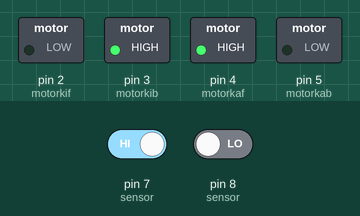
A sketch run on a simulated Arduino Uno, built with avr-gcc and run on an emulated ATmega328P. Shown: switched loads named in the sketch (green lamp = pin HIGH). The test bench sets the inputs (shaded band); at power-on: pin 7 (sensor) HIGH, pin 8 (sensor) LOW.

Above: at 1.2 s.
1.3 s: pin 7 (sensor) driven LOW
At 1.7 s:
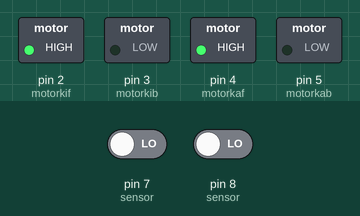
2.8 s: pin 8 (sensor) driven HIGH
At 4.0 s:
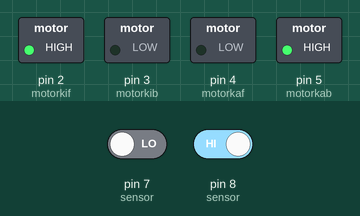
4.3 s: pin 7 (sensor) driven HIGH
At 5.2 s:
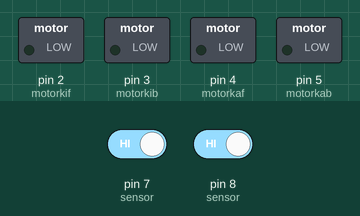
5.8 s: pin 8 (sensor) driven LOW
At 6.4 s:
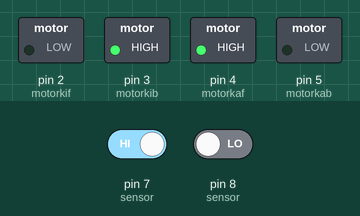
Timing chart, 0 to 8.3 s (numbered marks = the images above; inputs shaded):
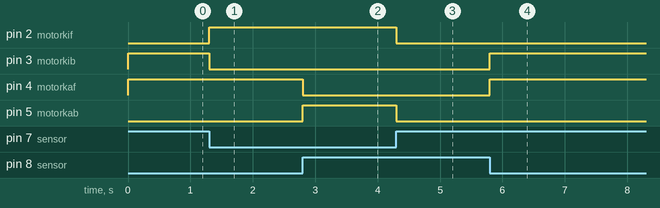

The sketch:

LineFollowerArduino.ino
```cpp
/*
 * Robot pengikut garis (line follower)
 * Pin 7 dan 8 adalah input sensor garis
 * Pin 2 dan 3 untuk drive motor kiri
 * Pin 4 dan 5 untuk drive motor kanan
 * dibuat oleh Nanang Asmara Nov 2015
 * free to use
 */

#define motorkif 2  //motor kiri maju
#define motorkib 3  //motor kiri mundur
#define motorkaf 4  //motor kanan maju
#define motorkab 5  //motor kanan mundur

void setup() {
//Menentukan mode untuk masing-masing pin
pinMode(motorkif,OUTPUT);
pinMode(motorkib,OUTPUT);
pinMode(motorkaf,OUTPUT);
pinMode(motorkab,OUTPUT);
pinMode(7,INPUT);
pinMode(8,INPUT);
}

void loop() {

int sensorki=digitalRead(7); //baca sensor kiri
int sensorka=digitalRead(8); //baca sensor kanan

if((sensorki==LOW) && (sensorka==LOW))
{
//kedua sensor tidak mengenai garis hitam
//gerak maju
digitalWrite(motorkaf,HIGH);
digitalWrite(motorkab,LOW);
digitalWrite(motorkif,HIGH);
digitalWrite(motorkib,LOW);
}

else if((sensorki==HIGH) && (sensorka==LOW))
{
//sensor kiri mendeteksi garis hitam
//belok kiri
digitalWrite(motorkaf,HIGH);
digitalWrite(motorkab,LOW);
digitalWrite(motorkif,LOW);
digitalWrite(motorkib,HIGH);
}

else if((sensorki==LOW) && (sensorka==HIGH))
{
//sensor kanan mendeteksi garis hitam
//belok kanan
digitalWrite(motorkaf,LOW);
digitalWrite(motorkab,HIGH);
digitalWrite(motorkif,HIGH);
digitalWrite(motorkib,LOW);
}

else
{
//kedua sensor mendeteksi garis
//stop
digitalWrite(motorkaf,LOW);
digitalWrite(motorkif,LOW);
digitalWrite(motorkab,LOW);
digitalWrite(motorkib,LOW);

}

}
```

Measured:
- after the input at 1.3 s, pin 2 (motorkif): LOW → HIGH at once; pin 3 (motorkib): HIGH → LOW at once
- after the input at 2.8 s, pin 4 (motorkaf): HIGH → LOW at once; pin 5 (motorkab): LOW → HIGH at once
- after the input at 4.3 s, pin 2 (motorkif), pin 5 (motorkab): HIGH → LOW at once
- after the input at 5.8 s, pin 3 (motorkib), pin 4 (motorkaf): LOW → HIGH at once
